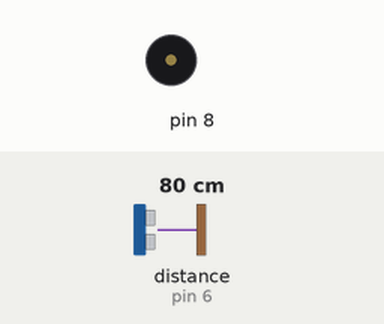
Simulated run of this sketch. Board: Arduino Uno, built with avr-gcc and run on an emulated ATmega328P. Shown: buzzer (waves = sounding). Inputs (shaded band) come from the test bench; at power-on: distance to the obstacle (sensor on pin 6) 80 cm.

Above: at 0.88 s.
1.8 s: distance to the obstacle (sensor on pin 6) set to 2 cm
5.3 s: distance to the obstacle (sensor on pin 6) set to 4 cm
Timing chart, 0 to 14.8 s (numbered marks = the images above; inputs shaded):
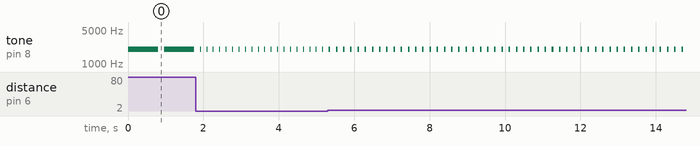

The sketch:

Sonar.ino
```cpp
// (licence header left out)
#include <Makeblock.h>
#include <Arduino.h>
#include <SoftwareSerial.h>
#include <Wire.h>

MeDCMotor MotorL(M1);
MeDCMotor MotorR(M2);
MeUltrasonicSensor UltrasonicSensor(PORT_6);
int moveSpeed = 190;
int turnSpeed = 200;
int distance=0;
int randnum = 0;
boolean leftflag,rightflag;

void setup()
{
    leftflag=false;
    rightflag=false;
    randomSeed(analogRead(0));
    //Serial.begin(9600);
}

void loop()
{
  distance = UltrasonicSensor.distanceCm();
    buzzerOn();
  delay(distance*10);
  //Serial.println(distance);
    buzzerOff();

/*
  if(distance>2&&distance<40)
  {
    randnum=random(300);
    if(randnum > 150 && !rightflag)
    {
      leftflag=true;
      TurnLeft();
    }
    else
    {
      rightflag=true;
      TurnRight();
    }
  }
  else
  {
      leftflag=false;
      rightflag=false;
      Forward();
  }
  */
  delay(150);
}

void Forward()
{
  MotorL.run(moveSpeed);
  MotorR.run(moveSpeed);
}
void Backward()
{
  MotorL.run(-moveSpeed);
  MotorR.run(-moveSpeed);
}
void TurnLeft()
{
  MotorL.run(-turnSpeed);
  MotorR.run(turnSpeed);
}
void TurnRight()
{
  MotorL.run(turnSpeed);
  MotorR.run(-turnSpeed);
}
```

Measured:
- after the input at 1.8 s, tone on pin 8: alternates 2000 Hz for 0.02 s and silent for 0.15 s, starting after 0.13 s
- by itself, tone on pin 8: alternates 2000 Hz for 0.80 s and silent for 0.16 s
